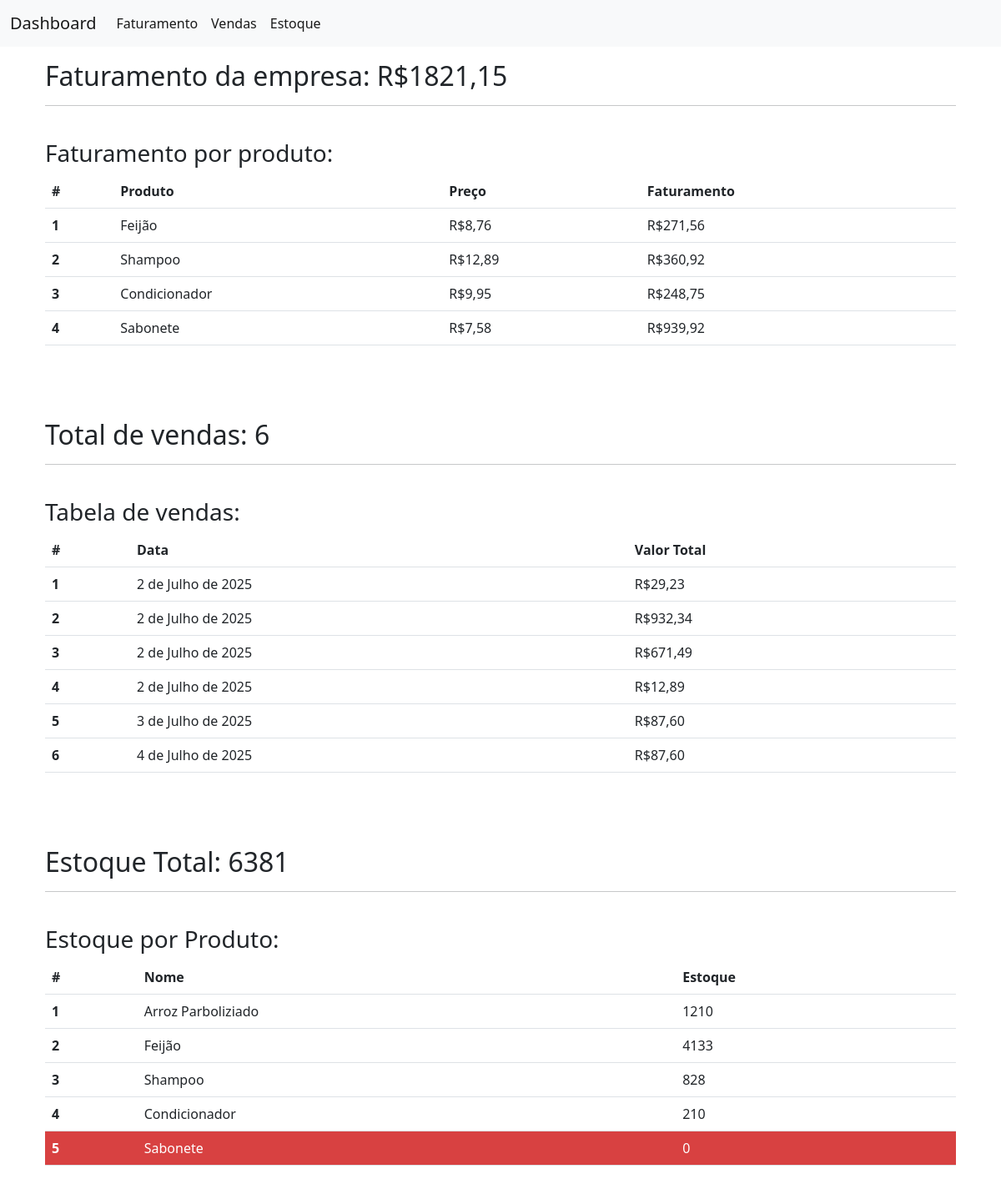
Before: /produtos/dashboard/ with the older database file.
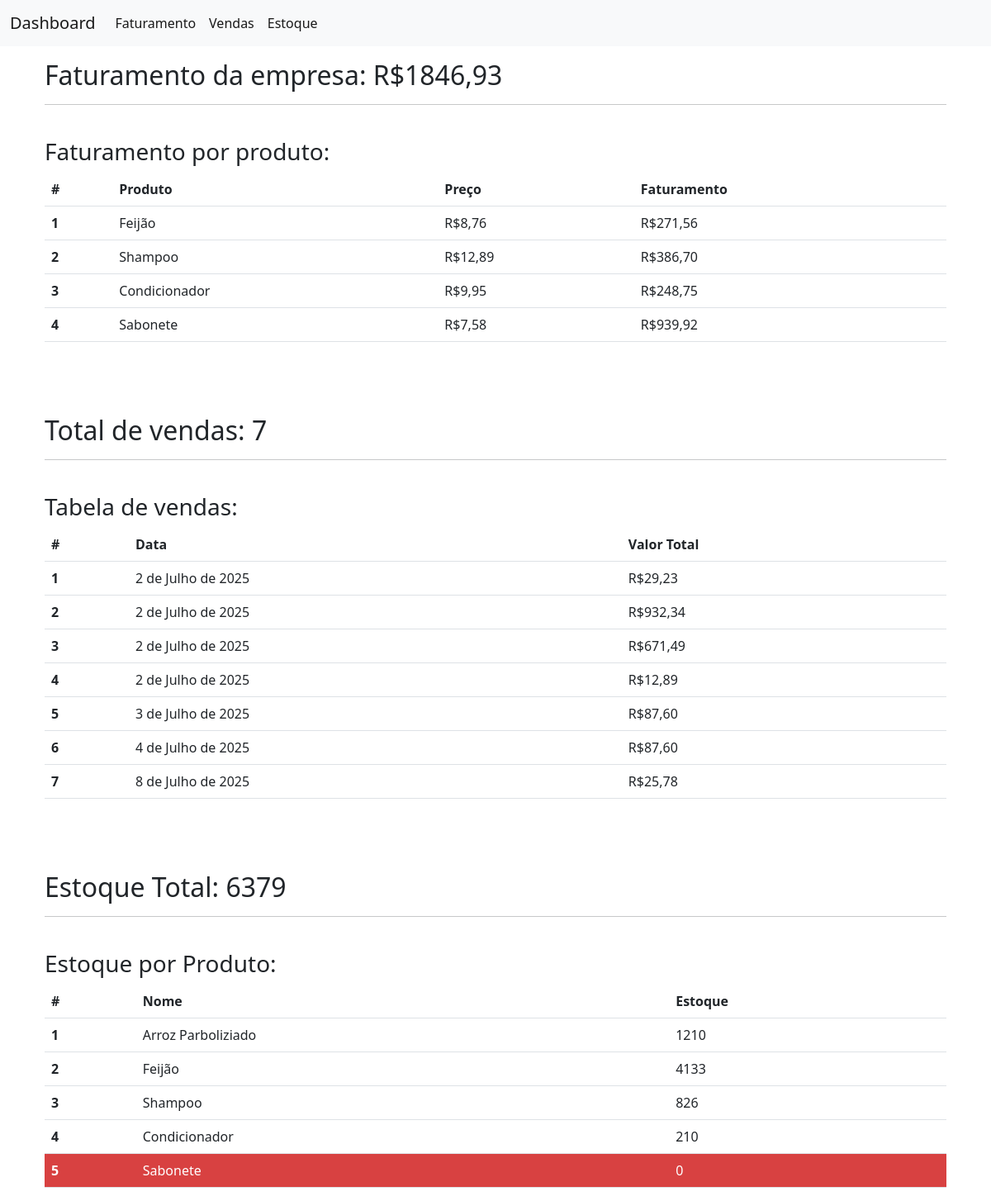
After: the same page with the newer database file.
### crm/models.py (models this page shows, shortened)
class Produto(models.Model):
    nome = models.CharField(max_length=50)
    descricao = models.TextField()
    preco = models.DecimalField(max_digits=10, decimal_places=2)
    qtd_estoque = models.IntegerField()
    ativo = models.BooleanField()
    data_criacao = models.DateTimeField(auto_now_add=True)
    data_atualizacao = models.DateTimeField(auto_now=True)

class Venda(models.Model):
    data_venda = models.DateTimeField(auto_now_add=True)
    valor_total = models.DecimalField(max_digits=10, decimal_places=2, default=0)
    produtos = models.ManyToManyField(Produto, through='ItemVenda')

### crm/views.py (the view)
# urls.py: path('dashboard/', views.dashboard_produtos, name="dashboard_produtos"),
def dashboard_produtos(request):
    if request.method == 'GET':
        vendas = Venda.objects.all()
        faturamento = 0
        for venda in vendas:
            faturamento += venda.valor_total
        produtos = Produto.objects.all()
        faturamento_per_produto = []
        estoque_total = 0
        for produto in produtos:
            estoque_total += produto.qtd_estoque
            valor_total = 0
            for item in ItemVenda.objects.filter(produto=produto):
                valor_total += item.subtotal()
            if valor_total > 0:
                faturamento_per_produto.append((produto.nome, produto.preco, valor_total))
        return render(request, 'dashboard_produtos.html', {'faturamento':faturamento, 'faturamento_per_produto': faturamento_per_produto, 'vendas': vendas, 'produtos': produtos, 'estoque_total': estoque_total})

### crm/models.py (called while the page is built)
    def subtotal(self):
        return self.preco_und * self.qtd_produto

### crm/templates/dashboard_produtos.html (shortened to what this page needs)
{% extends "base.html" %}
{% block 'body' %}
    <div class="container">
        <br>
        <nav class="navbar navbar-expand-lg navbar-light bg-light fixed-top">
        <div class="container-fluid">
            <a class="navbar-brand" href="{% url "dashboard_produtos" %}">Dashboard</a>
            <div class="collapse navbar-collapse" id="navbarNav">
            <ul class="navbar-nav">
                <li class="nav-item">
                <a class="nav-link active" aria-current="page" href="#faturamento">Faturamento</a>
                </li>
                <li class="nav-item">
                <a class="nav-link active" aria-current="page" href="#vendas">Vendas</a>
                </li>
                <li class="nav-item">
                <a class="nav-link active" aria-current="page" href="#estoque">Estoque</a>
                </li>
            </ul>
            </div>
        </div>
        </nav>
        <br>
        <div class="container">
            <section id="faturamento">
                <br>
                <h2>Faturamento da empresa: R${{faturamento}}</h2>
                <hr>
                <br>
                <h3>Faturamento por produto: </h3>
                <table class="table">
                <thead>
                    <tr>
                    <th scope="col">#</th>
                    <th scope="col">Produto</th>
                    <th scope="col">Preço</th>
                    <th scope="col">Faturamento</th>
                    </tr>
                </thead>
                <tbody>
                    {% for faturamento in faturamento_per_produto %}
                        <tr>
                            <th scope="row">{{ forloop.counter }}</th>
                            <td>{{faturamento.0}}</td>
                            <td>R${{faturamento.1}}</td>
                            <td>R${{faturamento.2}}</td>
                        </tr>
                    {% endfor %}
                </tbody>
                </table>
            </section>
            <br>
            <br>
            <section id="vendas">
                <br>
                <h2>Total de vendas: {{vendas.count}}</h2>
                <hr>
                <br>
                <h3>Tabela de vendas: </h3>
                <table class="table">
                <thead>
                    <tr>
                    <th scope="col">#</th>
                    <th scope="col">Data</th>
                    <th scope="col">Valor Total</th>
                    </tr>
                </thead>
                <tbody>
                    {% for venda in vendas %}
                        <tr>
                            <th scope="row">{{ forloop.counter }}</th>
                            <td>{{venda.data_venda.date}}</td>
                            <td>R${{venda.valor_total}}</td>
                        </tr>
                    {% endfor %}
                </tbody>
                </table>
            </section>
            <br>
            <br>
            <section id="estoque">
                <br>
                <h2>Estoque Total: {{estoque_total}}</h2>
                <hr>
                <br>
                <h3>Estoque por Produto: </h3>
                <table class="table">
                <thead>
                    <tr>
                    <th scope="col">#</th>
                    <th scope="col">Nome</th>
                    <th scope="col">Estoque</th>
                    </tr>
                </thead>
                <tbody>
                    {% for produto in produtos %}
                        <tr {% if produto.qtd_estoque == 0 %}style="background-color: rgb(216, 65, 65); color: white"{% endif %}>
                            <th scope="row">{{ forloop.counter }}</th>
                            <td>{{produto.nome}}</td>
                            <td>{{produto.qtd_estoque}}</td>
                        </tr>
                    {% endfor %}
                </tbody>
                </table>
            </section>
        </div>
    </div>
{% endblock 'body' %}

Changed rows visible on the page:
changed Produto "Shampoo": qtd_estoque "828" → "826"
added Venda: data_venda "8 de Julho de 2025", valor_total "25,78"
Other visible differences:
{{ faturamento }}: "1821,15" → "1846,93"
{{ vendas.count }}: "6" → "7"
{{ estoque_total }}: "6381" → "6379"
new list line: "2 R$ R$ 386,70"
new list line: "Shampoo 12,89"
list line gone: "2 R$ R$ 360,92"
list line gone: "Shampoo 12,89"
